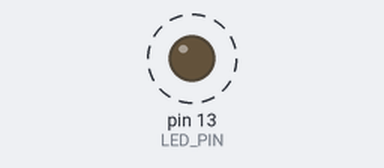
A sketch run on a simulated Arduino Uno, built with avr-gcc and run on an emulated ATmega328P. Parts: output pins drawn as LEDs (lit = HIGH). Dashed ring = blinking.

Above: at 0.7 s.
Timing chart, 0 to 4.6 s (numbered marks = the images above):
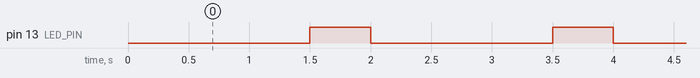

Measured:
- by itself, pin 13 (LED_PIN): alternates HIGH for 0.50 s and LOW for 1.5 s

The sketch:

BlinkSketch.ino
```cpp
#include <Arduino.h>

extern "C" {
    #include "blink.h"
}


#define LED_PIN 13
uint8_t LED_GPIO = LED_PIN;

void setup()
{
    pinMode(LED_PIN, OUTPUT);
}


void turnOn(bool turnOn_arg0)
{
    digitalWrite(LED_PIN, turnOn_arg0);
}

void turnOff(bool turnOff_arg0)
{
    digitalWrite(LED_PIN, turnOff_arg0);
}


void loop()
{
    forFun();
    delay(500);
}
```

blink.c
```cpp
#include <stdint.h>
#include <stdbool.h>
#include <string.h>
#include <stdlib.h>
#include <math.h>

#include "blink_types.h"
#include "blink.h"

static bool s0[(4)] = {(false), (false), (false), (true)};
static size_t s0_idx = (0);

static bool s0_get(size_t x) {
  return (s0)[((s0_idx) + (x)) % ((size_t)(4))];
}

static bool s0_gen(void) {
  return (s0_get)((0));
}

static bool turnOn_0_guard(void) {
  return (s0_get)((0));
}

static bool turnOn_0_arg0(void) {
  return (s0_get)((0));
}

static bool turnOff_1_guard(void) {
  return !((s0_get)((0)));
}

static bool turnOff_1_arg0(void) {
  return (s0_get)((0));
}

void forFun(void) {
  bool s0_tmp;
  bool turnOn_0_arg_temp0;
  bool turnOff_1_arg_temp0;
  if ((turnOn_0_guard)()) {
    {(turnOn_0_arg_temp0) = ((turnOn_0_arg0)());
     (turnOn)((turnOn_0_arg_temp0));}
  };
  if ((turnOff_1_guard)()) {
    {(turnOff_1_arg_temp0) = ((turnOff_1_arg0)());
     (turnOff)((turnOff_1_arg_temp0));}
  };
  (s0_tmp) = ((s0_gen)());
  ((s0)[s0_idx]) = (s0_tmp);
  (s0_idx) = (((s0_idx) + ((size_t)(1))) % ((size_t)(4)));
}
```

blink.h
```cpp
void turnOn(bool turnOn_arg0);
void turnOff(bool turnOff_arg0);
void forFun(void);
```

blink_types.h
```cpp

```
